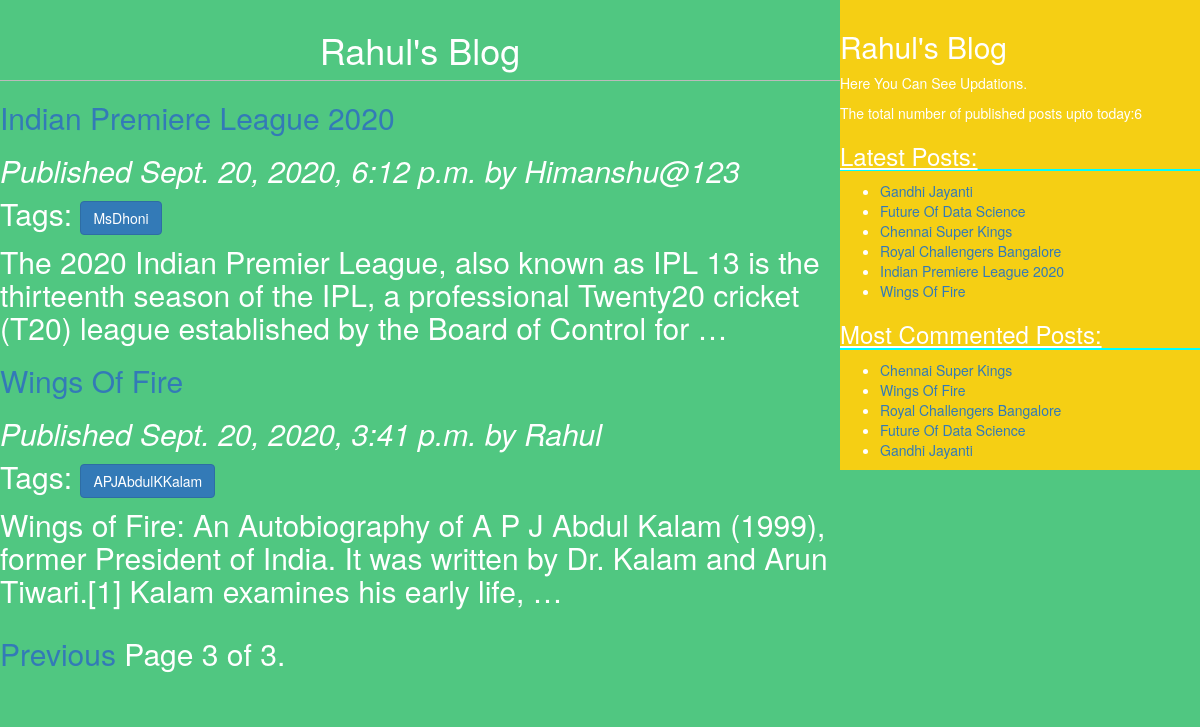
/?page=3, run on the app's committed database.
### Blog/models.py (models this page shows, shortened)
class Post(models.Model):
    STATUS_CHOICES=(('draft','Draft'),('published','Published'))
    title=models.CharField(max_length=256)
    slug = models.SlugField(max_length = 264, null = True, blank = True,)
    author=models.ForeignKey(User,related_name='blog_posts',on_delete=models.CASCADE)
    body=models.TextField()
    publish=models.DateTimeField(default=timezone.now)
    created=models.DateTimeField(auto_now_add=True)
    updated=models.DateTimeField(auto_now=True)
    status=models.CharField(max_length=10,choices=STATUS_CHOICES,default='draft')
    objects = models.Manager() # The default manager. ============== New line
    published = PublishedManager() # The custom manager. =========== New line
    tags=TaggableManager()
    class Meta:
        ordering=['-publish',]
    def get_absolute_url(self):
        args=[
           self.publish.year,
           self.publish.month,
           self.publish.day,
           self.slug,
           ]
        return reverse('blog:post_detail', args=args)

### Blog/views.py (the view)
# urls.py: path('', views.post_list, name='post_list'),
def post_list(request,tag_slug=None):
   posts = Post.published.all()
   tag=None
   if tag_slug:
       tag=get_object_or_404(Tag,slug=tag_slug)
       posts=posts.filter(tags__in=[tag])
   paginator = Paginator(posts, 2) # 2 posts in each page
   page = request.GET.get('page')
   try:
       posts = paginator.page(page)
   except PageNotAnInteger:
       posts = paginator.page(1)
   except EmptyPage:
       posts = paginator.page(paginator.num_pages)
   return render(request,
                 'blog/post_list.html',
                 {'page': page,
                  'posts': posts})
   return render(request,
                 'blog/post_list.html',
                 {'posts': posts,'tag':tag})

### Blog/models.py (called while the page is built)
   def get_queryset(self):
       return super().get_queryset().filter(status='published')  # ========= New lines

### Blog/templatetags/blog_tags.py (called while the page is built)
@register.simple_tag(name="my_tag")
def total_posts():
    return Post.objects.count()

@register.inclusion_tag("blog/latest_posts123.html")
def show_latest_posts(count=5):
    latest_posts=Post.objects.order_by("-publish")[:count]
    return{'latest_posts':latest_posts}

@register.simple_tag
def get_most_commented_posts(count=5):
    return Post.objects.annotate(total_comments=Count('comments')).order_by('-total_comments')[:count]

### template/Blog/post_list.html (shortened to what this page needs)
{% extends 'blog/base.html' %}
{% block content %}
 <h1>Rahul's Blog</h1>
 {% for post in posts %}
   <h2>
     <a href="{{ post.get_absolute_url }}">
       <h2>{{ post.title }}<h2>
     </a>
   </h2>
   <p id="date">
     Published {{ post.publish }} by {{ post.author }}
   </p>
   <p>Tags:
     {%for tag in post.tags.all%}
     <a href="{%url 'blog:post_list_by_tag_name' tag.slug %}" class='btn btn-primary'>{{tag.name}}</a>
   {%endfor%}
   </p>
   {{ post.body|truncatewords:30|linebreaks }}
 {% endfor %}
 {% include "blog/paginator.html" with page=posts %}
{% endblock %}

### template/Blog/base.html (shortened to what this page needs)
{% load staticfiles %}
{%load blog_tags%}
<!DOCTYPE html>
<html>
<head>
 <link rel="stylesheet" href="https://maxcdn.bootstrapcdn.com/bootstrap/3.3.7/css/bootstrap.min.css"
>
 <link href="{% static 'css/blog4.css' %}" rel="stylesheet">
</head>
<body>
 <div id="content">
   {% block content %}
   {% endblock %}
 </div>
 <div id="sidebar">
   <h2>Rahul's Blog</h2>
     <p>Here You Can See Updations.</p>
     <p>The total number of published posts upto today:<span id='pcount'>{%my_tag%}</span></p>
     <h3>Latest Posts:</h3>{% show_latest_posts 100 %}
     <h3>Most Commented Posts:</h3>
     {%get_most_commented_posts as most_commented_posts%}
     <ul>
     {%for post in most_commented_posts %}
     <li><a href="{{post.get_absolute_url}}"id="la">{{post.title}}</a></li>
     {%endfor%}
     </ul>
 </div>
</body>
</html>

### template/Blog/latest_posts123.html
<ul>
  {%for post in latest_posts %}
  <li><a href="{{post.get_absolute_url}}">{{post.title}}</a></li>
  {% endfor %}
  </ul>

### static/css/blog4.css (style rules this page uses)
#content { width:70%; float:left; margin-top: auto; padding-top: 10px; background:#50C781; height:100% }
#sidebar { width:30%; float:right; padding-top: 10px; background:#F5CF14; height: 100%; }
h1 { text-align:center; border-bottom: 1px solid #bbb; padding-bottom: 10px; }
body { color:white; background:#50C781; }
#date { font-style:italic; }
h3 { text-decoration: underline; border-bottom: 2px solid cyan; }

### data on the page
Post: title "Indian Premiere League 2020", publish "Sept. 20, 2020, 6:12 p.m.", author "Himanshu@123", body "The 2020 Indian Premier League, also known as IPL 13 is the thirteenth season of the IPL, a professional Twenty20 cricket (T20) league established by the Board of Control for …"
Tag: name "MsDhoni"
Post: title "Wings Of Fire", publish "Sept. 20, 2020, 3:41 p.m.", author "Rahul", body "Wings of Fire: An Autobiography of A P J Abdul Kalam (1999), former President of India. It was written by Dr. Kalam and Arun Tiwari.[1] Kalam examines his early life, …"
Tag: name "APJAbdulKKalam"
Post: title "Gandhi Jayanti"
Post: title "Future Of Data Science"
Post: title "Chennai Super Kings"
Post: title "Royal Challengers Bangalore"

### other printed values
{{ page.number }} "3"
{{ page.paginator.num_pages }} "3"
